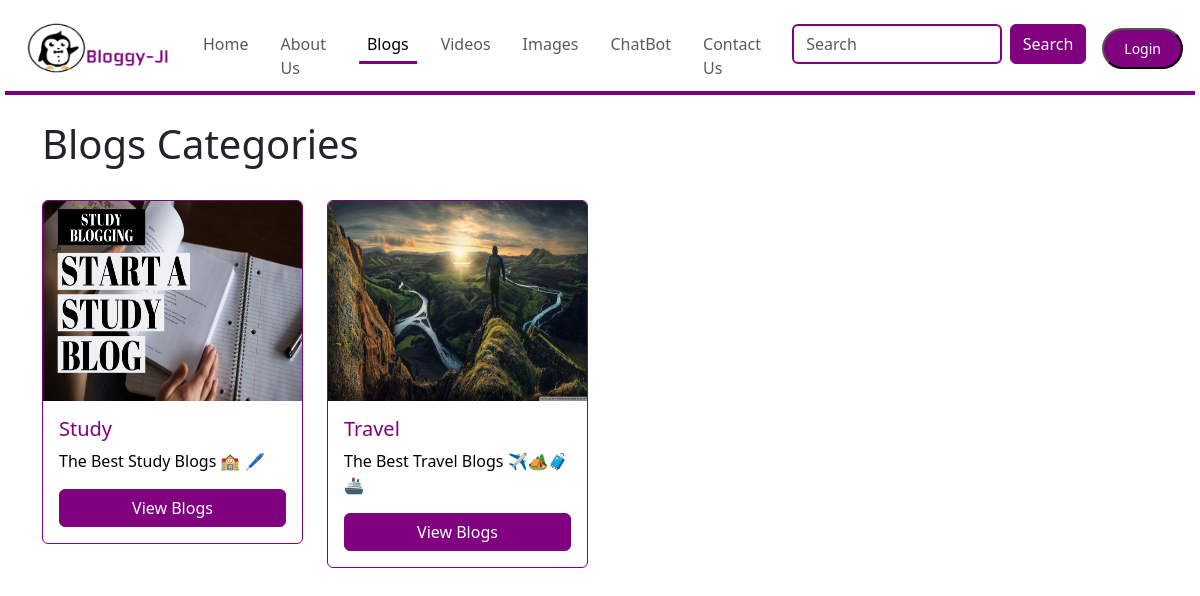
The page /Blog/ on the database its author committed.
### Blog/models.py (models this page shows, shortened)
class Category(models.Model):
    cat_id = models.AutoField(primary_key=True)
    title = models.CharField(unique=True, max_length=100)
    desc = models.TextField()
    image = models.ImageField(upload_to='category/', default="")
    date = models.DateField(default=now, null=True)

### Blog/views.py (the view)
# urls.py: path('', views.BlogHome, name='BlogHome'),
def BlogHome(request):
    Cats = Category.objects.all()
    return render(request, 'blog/BlogHome.html', {'Cats': Cats})

### templates/blog/BlogHome.html (shortened to what this page needs)
{% extends 'base.html' %}
{% block blogsactive %}active{% endblock %}
{% block search %}
     <li class="nav-item ml-2 my">
         <form method="get" action="{% url 'Category_Search' %}" class="d-flex" role="search">
             <input class="form-control me-2" type="search" name="search" id="search" placeholder="Search" aria-label="Search">
             <button class="btn" type="submit">Search</button>
         </form>
     </li>
{% endblock %}
{% block body %}
    {% load static %}
    <link rel="stylesheet" type="text/css" href="{% static 'css/BlogHome.css' %}">
    <div class="container" style="margin-top: 120px; min-height: 630px;">
        <h1>Blogs Categories</h1>
        <div class="row">
            {% for cat in Cats %}
                <div class="col-md-3 mb-3">
                    <div class="card mt-4 div-border">
                        <img src="{{ cat.image.url }}" class="card-img-top" height="200px" width="200px" alt="Image">
                        <div class="card-body">
                            <h5 class="card-title">{{ cat.title }}</h5>
                            <p class="card-text">{{ cat.desc }}</p>
                            <a href="{% url 'Categories' cat.cat_id %}" class="btn w-100" role="button">View Blogs</a>
                        </div>
                    </div>
                </div>
                {% empty %}
                    <h3>Categories Are Not Available</h3>
            {% endfor %}
        </div>
    </div>
{% endblock body %}

### templates/base.html (shortened to what this page needs)
<html lang="en">
<head>
    {% load static %}
    <link rel="stylesheet" href="{% static 'css/Base_File.css' %}">
    <link rel="stylesheet" href="https://cdn.jsdelivr.net/npm/bootstrap@4.0.0/dist/css/bootstrap.min.css"
>
    <link href="https://cdn.jsdelivr.net/npm/bootstrap@5.3.2/dist/css/bootstrap.min.css" rel="stylesheet"
>
</head>
<body class="body">
    <nav class="navbar navbar-expand-lg fixed-top" style="background-color:white;">
        <div class="container-fluid">
            <a class="navbar-brand me-auto" href="{% url 'Home' %}">
                <img src="{% static 'img/logo1.png' %}" height="60px" width="170px">
            </a>
            <div class="offcanvas offcanvas-end" tabindex="-1" id="offcanvasNavbar"
                aria-labelledby="offcanvasNavbarLabel">
                <div class="offcanvas-body">
                    <ul class="navbar-nav justify-content-center flex-grow-1 pe-3">
                        <li class="nav-item my">
                            <a class="nav-link mx-lg-2 {% block homeactive %}{% endblock %}" aria-current="page"
                                href="{% url 'Home' %}">
                                Home
                            </a>
                        </li>
                        <li class="nav-item my">
                            <a class="nav-link mx-lg-2 {% block aboutactive %}{% endblock %}" href="{% url 'About' %}">
                                About Us
                            </a>
                        </li>
                        <li class="nav-item my">
                            <a class="nav-link mx-lg-2 {% block blogsactive %}{% endblock %}"
                                href="{% url 'BlogHome' %}">Blogs</a>
                        </li>
                        <li class="nav-item my">
                            <a class="nav-link mx-lg-2 {% block videosactive %}{% endblock %}"
                                href="{% url 'Video' %}">Videos</a>
                        </li>
                        <li class="nav-item my">
                            <a class="nav-link mx-lg-2 {% block imagesactive %}{% endblock %}"
                                href="{% url 'Images' %}">Images</a>
                        </li>
                        <li class="nav-item my">
                            <a class="nav-link mx-lg-2 {% block chatbotactive %}{% endblock %}"
                                href="{% url 'ChatBot' %}">ChatBot</a>
                        </li>
                        <li class="nav-item my">
                            <a class="nav-link mx-lg-2 {% block contactactive %}{% endblock %}"
                                href="{% url 'Contacts' %}">Contact Us</a>
                            {% block search %}
                            {% endblock %}
                    </ul>
                </div>
            </div>
            {% if request.user.is_authenticated %}
            <a href="{% url 'Profile' %}"><img src="{{ request.user.profile.photo.url }}" height="40px" width="40px"
                    class="rounded-circle  nav-item mx-2 img"></a>
            {% else %}
            <button class="login-button" data-bs-toggle="modal" data-bs-target="#Login">Login</button>
            {% endif %}
        </div>
    </nav>
    {% block body %}
    {% endblock body %}
</body>
</html>

### static/css/Base_File.css (style rules this page uses)
.navbar { background-color: #fff; height: 90px; margin: 5px; padding: 0.5rem; border-bottom: 4px solid purple; }
.login-button { background-color: #800080; color: #fff; font-size: 14px; padding: 8px 20px; border-radius: 50px; text-decoration: none; transition: 0.3s; }
.nav-link { color: purple; font-weight: 500; position: relative; }
.nav-link::before { content: ""; position: absolute; bottom: 0; left: 50%; transform: translateX(-50%); width: 0%; height: 3px; background-color: purple; color:purple; visibility: hidden; transition: 0.3s ease-in-out; }
.nav-link:hover::before, .nav-link.active::before { width: 100%; visibility: visible; color: purple; }
.my { margin-top: 15px; }
.btn { background-color: purple; border-color: purple; color: white; }

### static/css/BlogHome.css (style rules this page uses)
.card { background-color: white; border: 1px solid purple; }
.card-title { color: purple; }
.card-text { color: black; }
.btn { background-color: purple; border-color: purple; color: white; }
.form-control { border: 2px solid purple; }
.container { overflow-y: auto; overflow-y: scroll; scrollbar-width: none; -ms-overflow-style: none; }

### templates/base.html (style rules this page uses)
.card { background-color: white; border: 1px solid purple; }
.card-title { color: purple; }
.card-text { color: black; }
.form-control { border: 2px solid purple; }

### rows shown on the page
Category: image (picture), title "Study", desc "The Best Study Blogs 🏫 🖊️"
Category: image (picture), title "Travel", desc "The Best Travel Blogs ✈️🏕️🧳🚢"
